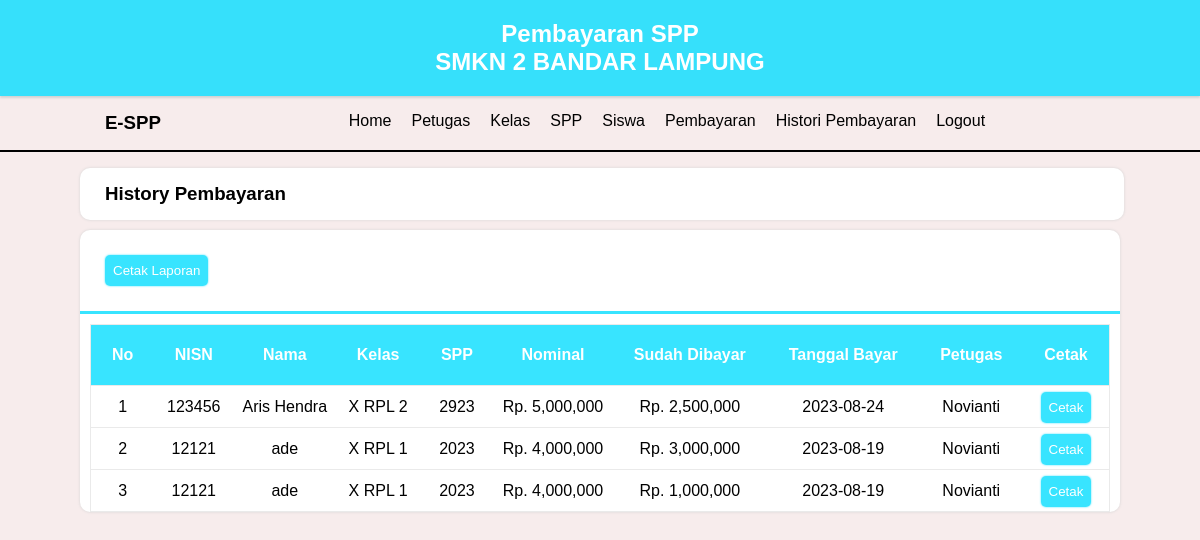
Page /petugas/admin.php?hal=laporan (signed in) on the committed database.
### tables this page shows
CREATE TABLE `pembayaran` (
  `id_pembayaran` int(11) NOT NULL,
  `id_petugas` int(11) NOT NULL,
  `nisn` varchar(10) NOT NULL,
  `tgl_bayar` date NOT NULL,
  `bulan_dibayar` varchar(8) NOT NULL,
  `tahun_dibayar` varchar(4) NOT NULL,
  `id_spp` int(11) NOT NULL,
  `jumlah_bayar` int(11) NOT NULL
);

CREATE TABLE `siswa` (
  `nisn` int(10) NOT NULL,
  `nis` char(8) NOT NULL,
  `nama` varchar(35) NOT NULL,
  `id_kelas` int(11) NOT NULL,
  `alamat` text NOT NULL,
  `no_telp` varchar(13) NOT NULL,
  `id_spp` int(11) NOT NULL
);

CREATE TABLE `kelas` (
  `id_kelas` int(11) NOT NULL,
  `nama_kelas` varchar(10) NOT NULL,
  `kompetensi_keahlian` varchar(50) NOT NULL
);

CREATE TABLE `spp` (
  `id_spp` int(11) NOT NULL,
  `tahun` int(11) NOT NULL,
  `nominal` int(11) NOT NULL
);

CREATE TABLE `petugas` (
  `id_petugas` int(11) NOT NULL,
  `username` varchar(25) NOT NULL,
  `password` varchar(32) NOT NULL,
  `nama_petugas` varchar(35) NOT NULL,
  `level` enum('admin','petugas') NOT NULL
);

### petugas/laporan.php (the view)
<div class="col">
    <h3 class="judul">History Pembayaran</h3>
</div>
<div class="card">
    <div class="card-header">
        <a href="cetak_laporan.php" target="_BLANK" class="btn btn-tambah">Cetak Laporan</a>
    </div>
    <div class="card-body">
        <table class="table table-striped" id="contoh">
            <thead>
                <tr>
                    <th>No</th>
                    <th>NISN</th>
                    <th>Nama</th>
                    <th>Kelas</th>
                    <th>SPP</th>
                    <th>Nominal</th>
                    <th>Sudah Dibayar</th>
                    <th>Tanggal Bayar</th>
                    <th>Petugas</th>
                    <th>Cetak</th>
                </tr>
            </thead>
            <tbody>
                <?php
                include '../koneksi.php';
                $no = 1;
                $query = mysqli_query($koneksi, "SELECT *, pembayaran.id_pembayaran FROM pembayaran, petugas, kelas, siswa, spp WHERE siswa.id_kelas=kelas.id_kelas AND siswa.id_spp=spp.id_spp AND pembayaran.nisn=siswa.nisn AND pembayaran.id_petugas=petugas.id_petugas ORDER BY tgl_bayar DESC");
                while ($data = mysqli_fetch_array($query)) {
                    $petugas = mysqli_query($koneksi, "SELECT * FROM petugas WHERE id_petugas='$data[id_petugas]'");
                    $petugas = mysqli_fetch_array($petugas);
                ?>
                    <tr>
                        <td><?= $no++; ?></td>
                        <td><?= $data['nisn']; ?></td>
                        <td><?= $data['nama']; ?></td>
                        <td><?= $data['nama_kelas']; ?></td>
                        <td><?= $data['tahun']; ?></td>
                        <td>Rp. <?= number_format($data['nominal']); ?></td>
                        <td>Rp. <?= number_format($data['jumlah_bayar']); ?></td>
                        <td><?= $data['tgl_bayar']; ?></td>
                        <td><?= $petugas['nama_petugas']; ?></td>
                        <td>
                            <a href="cetak_nota.php?nisn=<?= $data['nisn']; ?>&id_pembayaran=<?= $data['id_pembayaran']; ?>" target="_blank" class="btn btn-tambah">Cetak</a>
                        </td>
                    </tr>
                <?php
                }
                ?>
            </tbody>
        </table>
    </div>

### css/style.css (style rules this page uses)
* { margin: 0; padding: 0; list-style: none; text-decoration: none; font-family: Arial, Helvetica, sans-serif; }
body { background: rgb(247, 236, 236); }
.col { background: #fff; width: 98%; padding: 15px 0px 15px 25px; border-radius: 10px; box-shadow: 0 0 3px #d3d3d3; }
.card { margin: 50px auto; margin-top: 10px; margin-bottom: 10px; background: #fff; width: 100%; border-radius: 10px; box-shadow: 0 0 3px #d3d3d3; }
.card-header { border-bottom: 3px solid rgba(2, 221, 255, 0.786); padding: 25px; }
.btn { padding: 8px; cursor: pointer; border-radius: 5px; box-shadow: 0 0 2px rgba(2, 221, 255, 0.786); font-size: 10pt; }
.btn-tambah { color: #fff; background: rgba(2, 221, 255, 0.786); }
table { margin: 10px auto; width: 98%; border-collapse: collapse; border: 1px solid #eaeaea; text-align: center; }
th { background:rgba(2, 221, 255, 0.786); color: #fff; height: 20px; padding: 20px; }
tr { border: 1px solid #eaeaea; }
td { padding: 8px; height: 25px; }
.card-header { display: flex; align-items: center; justify-content: space-between; }

### rows in the picture
pembayaran: siswa.nisn "123456", siswa.nama "Aris Hendra", kelas.nama_kelas "X RPL 2", spp.tahun "2923", spp.nominal "5,000,000", jumlah_bayar "2,500,000", tgl_bayar "2023-08-24", id_petugas.nama_petugas "Novianti"
pembayaran: siswa.nisn "12121", siswa.nama "ade", kelas.nama_kelas "X RPL 1", id_spp.tahun "2023", id_spp.nominal "4,000,000", jumlah_bayar "3,000,000", tgl_bayar "2023-08-19", id_petugas.nama_petugas "Novianti"
pembayaran: siswa.nisn "12121", siswa.nama "ade", kelas.nama_kelas "X RPL 1", id_spp.tahun "2023", id_spp.nominal "4,000,000", jumlah_bayar "1,000,000", tgl_bayar "2023-08-19", id_petugas.nama_petugas "Novianti"
